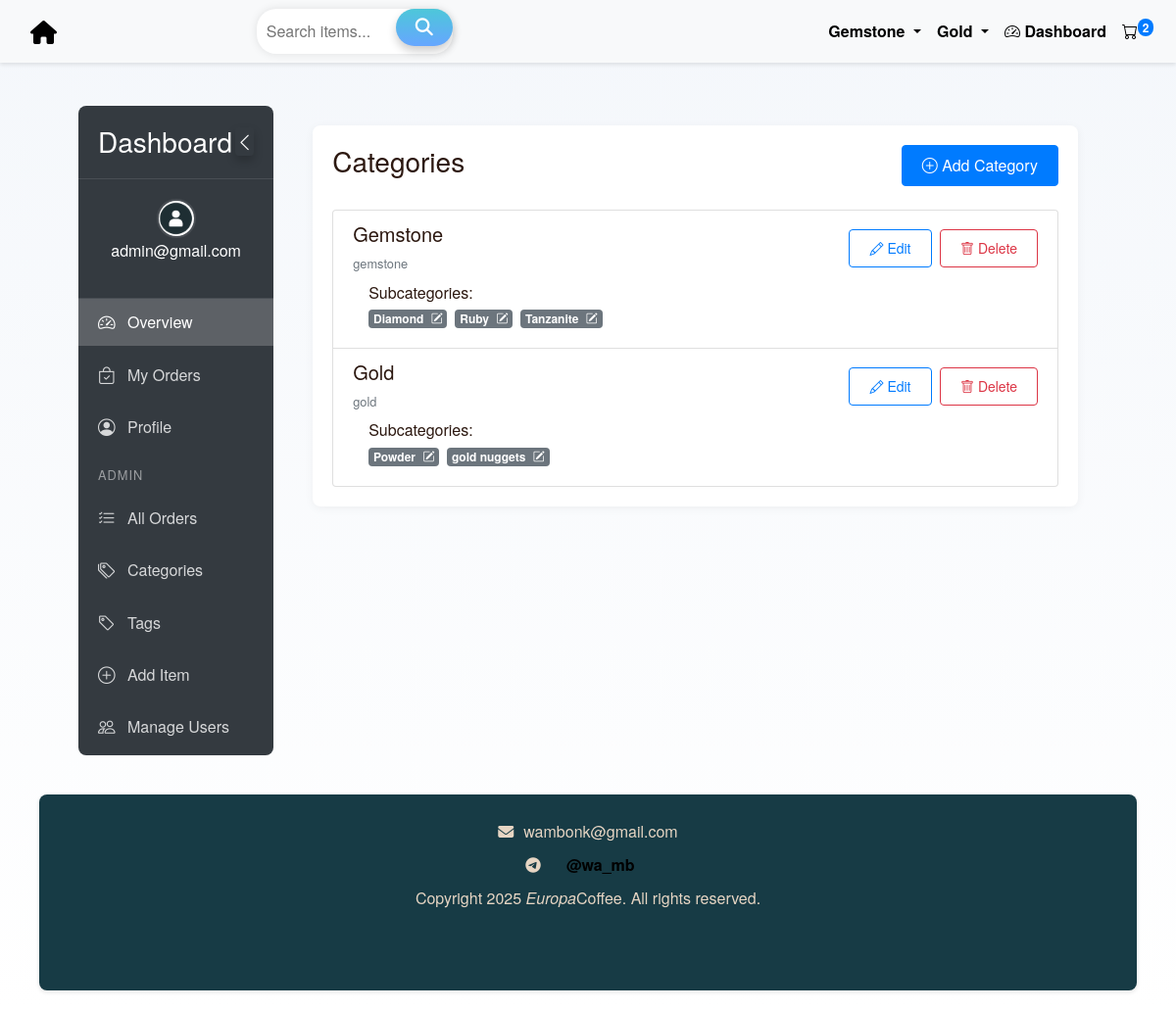
The app's page /dashboard/admin/categories/ (signed in) with its own data.
### orders/models.py (models this page shows, shortened)
class Category(models.Model):
    name = models.CharField(max_length=100, unique=True)
    slug = models.SlugField(max_length=120, unique=True, editable=False)  # not editable
    parent = models.ForeignKey(
        'self',
        on_delete=models.CASCADE,
        related_name='subcategories',
        blank=True,
        null=True,
        help_text="Parent category, leave blank if this is a top-level category."
    )
    class Meta:
        verbose_name_plural = 'Categories'
        ordering = ['name']

### accounts/models.py (models this page shows, shortened)
class CustomUser(AbstractBaseUser, PermissionsMixin):
    email = models.EmailField(unique=True)
    full_name = models.CharField(max_length=255, blank=True)
    profile_pic = models.ImageField(
        upload_to=user_profile_pic_path,
        default='default_avatars/default.png',
        blank=True,
        null=True
    )
    is_active = models.BooleanField(default=True)
    is_staff = models.BooleanField(default=False)
    date_joined = models.DateTimeField(default=timezone.now)
    country = models.CharField(max_length=255, blank=True, null=True)
    state = models.CharField(max_length=255, blank=True, null=True)
    objects = CustomUserManager()
    USERNAME_FIELD = 'email'
    REQUIRED_FIELDS = ['full_name']
    def get_profile_pic_url(self):
        if self.profile_pic and default_storage.exists(self.profile_pic.name):
            return self.profile_pic.url
        return '/static/default_avatars/default.png'  # Fallback URL

### orders/views.py (the view)
# urls.py: path('dashboard/admin/categories/', views.category_management, name='category_management'),
@login_required
def category_management(request):
    if not admin_check(request.user):
        return render(request, '403.html', status=403)
    categories = Category.objects.filter(parent__isnull=True)
    return render(request, 'dashboard/admin/categories.html', {'categories': categories})

### accounts/context_processors.py (called while the page is built)
def user_profile(request):
    if request.user.is_authenticated:
        return {
            'user_profile_pic': request.user.get_profile_pic_url()
        }
    return {}

### orders/context_processors.py (called while the page is built)
def cart_item_count(request):
    count = 0
    try:
        if request.user.is_authenticated:
            cart = Cart.objects.filter(user=request.user).first()
        else:
            session_id = request.session.session_key
            if not session_id:
                request.session.create()
                session_id = request.session.session_key
            cart = Cart.objects.filter(session_id=session_id).first()
        if cart:
            count = sum(item.quantity for item in cart.items.all())
    except Exception:
        count = 0  # Safe fallback
    return {'cart_item_count': count}

def categories_processor(request):
    return {
        'nav_categories': Category.objects.filter(parent__isnull=True).prefetch_related('subcategories')
    }

### orders/views.py (called while the page is built)
def admin_check(user):
    return user.is_staff

### templates/dashboard/admin/categories.html
{% extends "dashboard/base.html" %}
{% block dashboard_content %}
<div class="dashboard-card">
    <div class="d-flex justify-content-between align-items-center mb-4">
        <h3>Categories</h3>
        <a href="{% url 'add_category' %}" class="btn btn-primary">
            <i class="bi bi-plus-circle"></i> Add Category
        </a>
    </div>
    {% if categories %}
    <div class="list-group">
        {% for category in categories %}
        <div class="list-group-item">
            <div class="d-flex justify-content-between align-items-center">
                <div>
                    <h5 class="mb-1">{{ category.name }}</h5>
                    <small class="text-muted">{{ category.slug }}</small>
                </div>
                <div>
                    <a href="{% url 'edit_category' category.pk %}" class="btn btn-sm btn-outline-primary">
                        <i class="bi bi-pencil"></i> Edit
                    </a>
                    <a href="{% url 'delete_category' category.pk %}" class="btn btn-sm btn-outline-danger ml-1">
                        <i class="bi bi-trash"></i> Delete
                    </a>
                </div>
            </div>
            {% if category.subcategories.all %}
            <div class="mt-2 pl-3">
                <h6>Subcategories:</h6>
                <div class="d-flex flex-wrap">
                    {% for subcat in category.subcategories.all %}
                    <span class="badge badge-secondary mr-2 mb-2">
                        {{ subcat.name }}
                        <a href="#" class="text-white ml-1">
                            <i class="bi bi-pencil-square"></i>
                        </a>
                    </span>
                    {% endfor %}
                </div>
            </div>
            {% endif %}
        </div>
        {% endfor %}
    </div>
    {% else %}
    <div class="alert alert-info">
        No categories found. <a href="{% url 'add_category' %}">Add your first category</a>.
    </div>
    {% endif %}
</div>
{% endblock %}

### templates/dashboard/base.html (shortened to what this page needs)
{% extends "orders/base.html" %}
{% load static %}
{% block content %}
<div class="dashboard-container">
    <div class="dashboard-sidebar" id="dashboardSidebar">
        <div class="dashboard-sidebar-header">
            <h3>Dashboard</h3>
            <button class="btn btn-sm btn-outline-secondary dashboard-toggle-sidebar" id="dashboardToggleSidebar">
                <i class="bi bi-chevron-left"></i>
            </button>
        </div>
        <div class="dashboard-sidebar-menu">
            <div class="dashboard-user-info">
                <img src="{{ user.get_profile_pic_url }}"
                     alt="User Avatar"
                     class="dashboard-user-avatar rounded-circle"
                     onerror="this.onerror=null; this.src='{% static 'images/default-avatar.png' %}'">
                <p>{{ user.email }}</p>
            </div>
            <ul class="dashboard-nav flex-column">
                <li class="dashboard-nav-item">
                    <a class="dashboard-nav-link active" href="{% url 'dashboard' %}">
                        <i class="bi bi-speedometer2"></i> <span class="dashboard-nav-text">Overview</span>
                    </a>
                </li>
                <li class="dashboard-nav-item">
                    <a class="dashboard-nav-link" href="{% url 'user_orders' %}">
                        <i class="bi bi-bag-check"></i> <span class="dashboard-nav-text">My Orders</span>
                    </a>
                </li>
                <li class="dashboard-nav-item">
                    <a class="dashboard-nav-link" href="{% url 'profile' %}">
                        <i class="bi bi-person-circle"></i> <span class="dashboard-nav-text">Profile</span>
                    </a>
                </li>
                {% if user.is_staff %}
                <li class="dashboard-nav-divider">Admin</li>
                <li class="dashboard-nav-item">
                    <a class="dashboard-nav-link" href="{% url 'all_orders' %}">
                        <i class="bi bi-list-check"></i> <span class="dashboard-nav-text">All Orders</span>
                    </a>
                </li>
                <li class="dashboard-nav-item">
                    <a class="dashboard-nav-link" href="{% url 'category_management' %}">
                        <i class="bi bi-tags"></i> <span class="dashboard-nav-text">Categories</span>
                    </a>
                </li>
                <li class="dashboard-nav-item">
                    <a class="dashboard-nav-link" href="{% url 'tag_management' %}">
                        <i class="bi bi-tag"></i> <span class="dashboard-nav-text">Tags</span>
                    </a>
                </li>
                <li class="dashboard-nav-item">
                    <a class="dashboard-nav-link" href="{% url 'add_item' %}">
                        <i class="bi bi-plus-circle"></i> <span class="dashboard-nav-text">Add Item</span>
                    </a>
                </li>
                <li class="dashboard-nav-item">
                    <a class="dashboard-nav-link" href="{% url 'manage_users' %}">
                        <i class="bi bi-people"></i> <span class="dashboard-nav-text">Manage Users</span>
                    </a>
                </li>
                {% endif %}
            </ul>
        </div>
    </div>
    <div class="dashboard-main-content" id="dashboardMainContent">
        {% block dashboard_content %}
        {% endblock %}
    </div>
</div>
{% endblock %}

### templates/orders/base.html (shortened to what this page needs)
{% load static %}
<!DOCTYPE html>
<html lang="en">
<head>
    <link href="https://stackpath.bootstrapcdn.com/bootstrap/4.5.2/css/bootstrap.min.css" rel="stylesheet">
     <link rel="stylesheet" href="{% static 'css/style.css' %}">
     <link rel="stylesheet" href="{% static 'css/dashboard.css' %}">
    <link href="https://cdn.jsdelivr.net/npm/bootstrap-icons@1.10.5/font/bootstrap-icons.css" rel="stylesheet">
<link href="https://cdn.jsdelivr.net/npm/bootstrap-icons@1.10.5/font/bootstrap-icons.css" rel="stylesheet">
</head>
<body>
    <nav class="navbar navbar-expand-lg navbar-light bg-light fixed-top">
        <div class="container-fluid">
            <a class="navbar-brand" href="{% url 'home' %}">
             <i class="fa fa-home"></i>
            </a>
            <div class="collapse navbar-collapse justify-content-between" id="navbarNav">
                <form class="search d-flex mx-auto" action="{% url 'search' %}" method="get">
                    <input placeholder="Search items..." type="text" name="q" aria-label="Search">
                    <button type="submit"><i class="fa fa-search"></i></button>
                </form>
                <ul class="navbar-nav ml-auto">
                    {% for category in nav_categories %}
                        {% if category.subcategories.all %}
                            <li class="nav-item dropdown">
                              <a class="nav-link dropdown-toggle" href="#" id="navbarDropdown{{ forloop.counter }}" role="button" data-bs-toggle="dropdown" aria-expanded="false">
                                {{ category.name }}
                              </a>
                            </li>
                        {% else %}
                            <li class="nav-item">
                                <a class="nav-link" href="{% url 'category_detail' category.slug %}">{{ category.name }}</a>
                            </li>
                        {% endif %}
                    {% endfor %}
                    <li class="nav-item">
                        <a class="nav-link" href="{% url 'dashboard' %}">
                            <i class="bi bi-speedometer2"></i> Dashboard
                        </a>
                    </li>
                <li class="nav-item">
                    <a class="nav-link position-relative" href="{% url 'cart' %}">
                        <i class="bi bi-cart"></i>
                        {% if cart_item_count > 0 %}
                            <span class="badge badge-primary position-absolute top-0 start-100 translate-middle rounded-pill">
                                {{ cart_item_count }}
                            </span>
                        {% else %}
                            <span class="badge badge-secondary position-absolute top-0 start-100 translate-middle rounded-pill">
                                0
                            </span>
                        {% endif %}
                    </a>
                </li>
                </ul>
            </div>
        </div>
    </nav>
    <br>
    <div class="container-fluid mt-4" style="padding-left: 40px; padding-right: 40px;">
    <div class="container-fluid mt-5 pt-3" style="padding-left: 40px; padding-right: 40px;">
        {% block content %}
        {% endblock %}
    </div>
<footer class="container-fluid" style="padding: 0;">
    <div class="container-footer text-center justify-center" style="padding: 0;">
<br>
        <div style="display: flex; align-items: center; justify-content: center; gap: 10px;">
            <i class="fa fa-envelope" aria-hidden="true"></i> wambonk@gmail.com
        </div>
        <div style="display: flex; align-items: center; justify-content: center; gap: 10px;">
            <i class="fa fa-telegram" aria-hidden="true"></i>
            <a class="nav-link active" href="https://t.me/wa_mb">@wa_mb</a>
        </div>
        <span>Copyright 2025 <i>Europa</i>Coffee. All rights reserved.</span>
        <br>
    </div>
</footer>
</body>
</html>

### static/css/style.css (style rules this page uses)
body { font-family: 'Helvetica Neue', Arial, sans-serif; background-color: #f8f4f1; background: linear-gradient(0deg, rgb(255, 255, 255) 0%, rgb(244, 247, 251) 100%); color: #2c1810; line-height: 1.6; background-size: cover; background-position: center; background-repeat: no-repeat; margin: 0; padding: 0; display: flex; align-items: center; justify-content: center; }
.search { display: inline-block; position: relative; }
.search input[type="text"] { width: 200px; padding: 10px; border: none; border-radius: 20px; box-shadow: 0 0 10px rgba(0, 0, 0, 0.1); }
.search button[type="submit"] { background-color: #ffffff; border: none; color: #ffffff; cursor: pointer; padding: 10px 20px; border-radius: 20px; position: absolute; top: 0; right: 0; transition: .9s ease; }
.navbar { background-color: # #f8f4f1 !important; box-shadow: 0 2px 4px rgba(0,0,0,0.1); }
.navbar-brand { color: black !important; font-size: 24px; font-weight: bold; }
.nav-link { color: black !important; font-weight: 800; transition: color 0.3s ease; }
.container-footer { width: 100%; height: 200px; background-color: #173B45; border-radius: 8px; box-shadow: 0 2px 4px rgba(0,0,0,0.1); padding: 0 !important; margin-top: 20px; margin-bottom: 20px; }
.btn { padding: 8px 20px; border-radius: 4px; font-weight: 500; transition: all 0.3s ease; }
footer { color: #e6d5c3; margin-top: 40px; width: 100%; }
footer a { color: #bf9d7e; text-decoration: none; }
button { font-family: inherit; font-size: 18px; background: linear-gradient(to bottom, #4dc7d9 0%,#66a6ff 100%); color: white; padding: 0.8em 1.2em; display: flex; align-items: center; justify-content: center; border: none; border-radius: 25px; box-shadow: 0px 5px 10px rgba(0, 0, 0, 0.2); transition: all 0.3s; }

### static/css/dashboard.css (style rules this page uses)
.dashboard-container { display: flex; align-items: flex-start; transition: all 0.3s; padding-top: 20px; }
.dashboard-sidebar { width: 250px; background: #343a40; color: white; transition: all 0.3s; position: relative; z-index: 1000; overflow-y: auto; overflow-x: hidden; border-radius: 8px; }
.dashboard-main-content { margin-left: 20px; padding: 20px; width: calc(100% - 20px); transition: all 0.3s; }
.dashboard-sidebar-header { padding: 20px; display: flex; justify-content: space-between; align-items: center; border-bottom: 1px solid rgba(255, 255, 255, 0.1); }
.dashboard-sidebar-header h3 { margin: 0; white-space: nowrap; }
.dashboard-toggle-sidebar { color: white; background: transparent; border: none; padding: 0; font-size: 1.2rem; cursor: pointer; }
.dashboard-user-info { padding: 20px; text-align: center; border-bottom: 1px solid rgba(255, 255, 255, 0.1); }
.dashboard-user-avatar { width: 40px; height: 40px; border-radius: 50%; object-fit: cover; border: 2px solid rgba(255, 255, 255, 0.1); }
.dashboard-nav-item { margin-bottom: 5px; }
.dashboard-nav { list-style: none; margin: 0; padding-left: 0; }
.dashboard-nav-link { color: rgba(255, 255, 255, 0.8); padding: 10px 20px; display: flex; align-items: center; transition: all 0.3s; white-space: nowrap; }
.dashboard-nav-link.active { color: white; background: rgba(255, 255, 255, 0.2); }
.dashboard-nav-link i { margin-right: 10px; font-size: 1.1rem; min-width: 20px; }
.dashboard-nav-divider { color: rgba(255, 255, 255, 0.5); padding: 10px 20px; font-size: 0.8rem; text-transform: uppercase; letter-spacing: 1px; }
.dashboard-card { background: white; border-radius: 8px; padding: 20px; margin-bottom: 20px; box-shadow: 0 2px 10px rgba(0,0,0,0.05); transition: all 0.3s ease; }

### records on screen
Category: name "Gemstone", slug "gemstone"
Category: name "Gold", slug "gold"
CustomUser: get_profile_pic_url (placeholder picture), email "admin@gmail.com"
Category: name "Diamond"
Category: name "Ruby"
Category: name "Tanzanite"
Category: name "Powder"
Category: name "gold nuggets"

### other values on screen
{{ cart_item_count }} "2"
